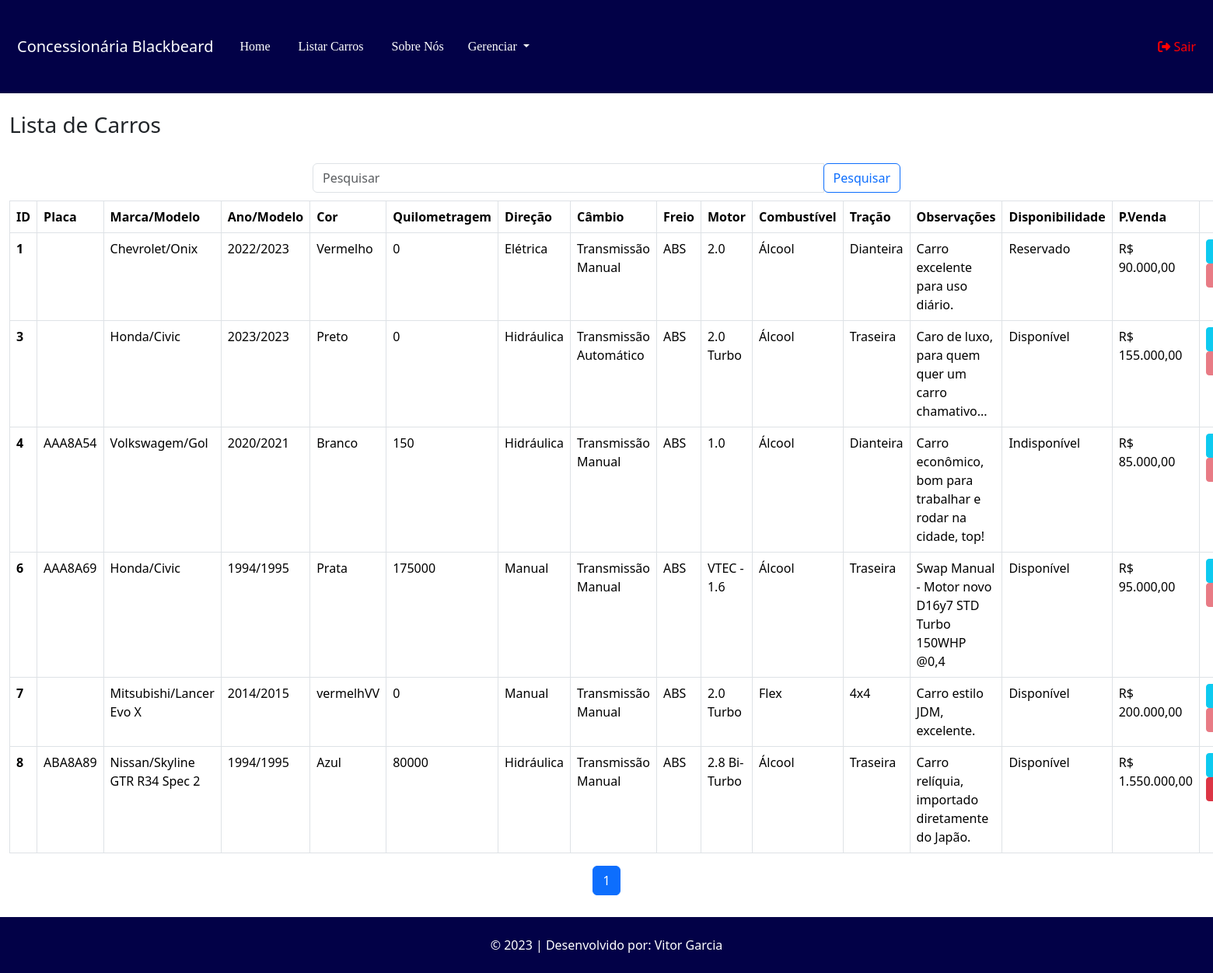
Page /carro/pesquisar (signed in) on the committed database.
### tables this page shows
CREATE TABLE `carro` (
  `id` int(11) NOT NULL,
  `id_modelo` int(11) NOT NULL,
  `ano_fabricacao` year(4) NOT NULL,
  `cor` varchar(50) NOT NULL,
  `preco_venda` decimal(10,2) NOT NULL,
  `quilometragem` int(11) NOT NULL,
  `modelo_direcao` varchar(50) NOT NULL,
  `modelo_transmissao` varchar(50) NOT NULL,
  `placa` varchar(12) NOT NULL,
  `observacoes` varchar(255) NOT NULL,
  `disponibilidade` varchar(50) NOT NULL,
  `tipo_freio` varchar(15) NOT NULL,
  `motor` varchar(15) NOT NULL,
  `tipo_combustivel` varchar(15) NOT NULL,
  `tipo_tracao` varchar(15) NOT NULL,
  `ano_modelo` year(4) NOT NULL
);

CREATE TABLE `marca` (
  `id` int(11) NOT NULL,
  `nome` varchar(100) NOT NULL
);

CREATE TABLE `modelo` (
  `id` int(11) NOT NULL,
  `nome` varchar(100) NOT NULL,
  `id_marca` int(11) NOT NULL
);

### App/Controllers/Controller.php (called while the page is built, shortened)
<?php
abstract class Controller
{
    private $viewVar;
    public function render($view)
    {
        $viewVar = $this->getViewVar();
        require_once PATH . '/App/Views/layouts/cabecalho.php';
        require_once PATH . '/App/Views/layouts/menu.php';
        require_once PATH . '/App/Views/' . $view . '.php';
        require_once PATH . '/App/Views/layouts/rodape.php';
    }
    public function getViewVar()
    {
        return $this->viewVar;
    }
    public function setViewParam($varName, $varValue)
    {
        if ($varName != "" && $varValue != "") {
            $this->viewVar[$varName] = $varValue;
        }
    }
}

### App/Controllers/CarroController.php (called while the page is built, shortened)
<?php
class CarroController extends Controller
{
    public function pesquisar()
    {
        $carroDAO = new CarroDAO();
        self::setViewParam('carro', $carroDAO->listarCarroPorCompra());
        $this->render('carro/pesquisar');
    }
}

### index.php (called while the page is built, shortened)
<?php
try {
    $app = new App();
    $app->run();
}catch (\Exception $e){
    $oError = new Erro($e);
    $oError->render();
}

### App/Models/DAO/BaseDAO.php (called while the page is built, shortened)
<?php
abstract class BaseDAO
{
    private $conexao;
    public function __construct()
    {
        $this->conexao = Conexao::getConnection();
    }
    public function select($sql)
    {
        if (!empty($sql)) {
            return $this->conexao->query($sql);
        }
    }
}

### App/Lib/Conexao.php (called while the page is built, shortened)
<?php
class Conexao
{
    private static $connection;
    public static function getConnection()
    {
        $pdoConfig = DB_DRIVER . ":" . "host=" . DB_HOST . ";";
        $pdoConfig .= "dbname=" . DB_NAME . ";";
        try {
            if (!isset(self::$connection)) {
                self::$connection = new PDO($pdoConfig, DB_USER, DB_PASSWORD);
                self::$connection->setAttribute(PDO::ATTR_ERRMODE, PDO::ERRMODE_EXCEPTION);
            }
            return self::$connection;
        } catch (PDOException $e) {
            throw new Exception("Erro de conexão com o banco de dados", 500);
        }
    }
}

### App/Models/DAO/CarroDAO.php (called while the page is built, shortened)
<?php
class CarroDAO extends BaseDAO{
    public function listarCarroPorCompra(){
        $resultado = $this->select(
            'SELECT c.*, IFNULL(compra.id, null) AS qtdCarroCompra
            FROM carro c
            LEFT JOIN compra ON c.id = compra.id_carro'
        );
        return $resultado->fetchAll(\PDO::FETCH_CLASS, Carro::class);
    }
}
?>

### App/Models/Entidades/Carro.php (called while the page is built, shortened)
<?php
class Carro{
     private $id;
     private $ano_fabricacao;
     private $ano_modelo;
     private $cor;
     private $preco_venda;
     private $quilometragem;
     private $modelo_direcao;
     private $modelo_transmissao;
     private $placa;
     private $observacoes;
     private $disponibilidade;
     private $tipo_freio;
     private $motor;
     private $tipo_combustivel;
     private $tipo_tracao;
     public function getId(){
          return $this->id;
     }
     function getAno_fabricacao(){
          return $this->ano_fabricacao;
     }
     function getAno_modelo(){
          return $this->ano_modelo;
     }
     public function getCor(){
          return $this->cor;
     }
     public function getPreco_venda(){
          return $this->preco_venda;
     }
     public function getQuilometragem(){
          return $this->quilometragem;
     }
     public function getModelo_direcao(){
          return $this->modelo_direcao;
     }
     public function getModelo_transmissao(){
          return $this->modelo_transmissao;
     }
     public function getPlaca(){
          return $this->placa;
     }
     public function getObservacoes(){
          return $this->observacoes;
     }
     public function getDisponibilidade(){
          return $this->disponibilidade;
     }
     public function getTipo_freio(){
          return $this->tipo_freio;
     }
     public function getMotor(){
          return $this->motor;
     }
     public function getTipo_combustivel(){
          return $this->tipo_combustivel;
     }
     public function getTipo_tracao(){
          return $this->tipo_tracao;
     }
     private $id_modelo;
     public function getId_modelo(){
          return $this->id_modelo;
     }
     private $qtdCarroCompra;
     public function getQtdCarroCompra(){
         return $this->qtdCarroCompra;
     }
}
?>

### App/Models/DAO/ModeloDAO.php (called while the page is built, shortened)
<?php
class ModeloDAO extends BaseDAO{
    public function listar($id = null){
        if($id){
            $resultado = $this->select(
                "SELECT * FROM modelo WHERE id = $id"
            );
            return $resultado->fetchObject(Modelo::class);
        } else {
            $resultado = $this->select(
                'SELECT * FROM modelo'
            );
            return $resultado->fetchAll(\PDO::FETCH_CLASS, Modelo::class);
        }
        return false;
    }
}
?>

### App/Models/Entidades/Modelo.php (called while the page is built, shortened)
<?php
class Modelo{
     private $nome;
     private $id_marca;
     public function getNome(){
          return $this->nome;
     }
   function getId_marca(){
        return $this->id_marca;
   }
}
?>

### App/Models/DAO/MarcaDAO.php (called while the page is built, shortened)
<?php
class MarcaDAO extends BaseDAO{
    public function listar($id = null){
        if($id){
            $resultado = $this->select(
                "SELECT * FROM marca WHERE id = $id"
            );
            return $resultado->fetchObject(Marca::class);
        } else {
            $resultado = $this->select(
                'SELECT * FROM marca'
            );
            return $resultado->fetchAll(\PDO::FETCH_CLASS, Marca::class);
        }
        return false;
    }
}
?>

### App/Models/Entidades/Marca.php (called while the page is built, shortened)
<?php
class Marca{
     private $nome;
   function getNome(){
        return $this->nome;
   }
}
?>

### App/Views/carro/pesquisar.php (the view, shortened to what this page needs)
<?php
$carrosPorPagina = 10;
$paginaAtual = isset($_GET['page']) ? intval($_GET['page']) : 1;
$pesquisa = isset($_GET['pesquisa']) ? $_GET['pesquisa'] : '';
if (isset($_SESSION['login'])) {
?>
  <div class="container-fluid container2">
    <br>
    <h3>Lista de Carros</h3>
    <br>
    <div class="row centralizar">
      <div class="col-md-6">
        <form class="form-inline" action="" method="GET">
          <div class="input-group">
            <input type="text" class="form-control" name="pesquisa" placeholder="Pesquisar">
            <div class="input-group-append">
              <button class="btn btn-outline-primary" type="submit">Pesquisar</button>
            </div>
          </div>
        </form>
      </div>
    </div>
    <table class="table table-hover table-bordered">
      <thead>
        <tr>
          <th scope="col">ID</th>
          <th scope="col">Placa</th>
          <th scope="col">Marca/Modelo</th>
          <th scope="col">Ano/Modelo</th>
          <th scope="col">Cor</th>
          <th scope="col">Quilometragem</th>
          <th scope="col">Direção</th>
          <th scope="col">Câmbio</th>
          <th scope="col">Freio</th>
          <th scope="col">Motor</th>
          <th scope="col">Combustível</th>
          <th scope="col">Tração</th>
          <th scope="col">Observações</th>
          <th scope="col">Disponibilidade</th>
          <th scope="col">P.Venda</th>
          <th scope="col"></th>
        </tr>
      </thead>
      <tbody>
        <?php
        $carrosFiltrados = [];
        if (empty($pesquisa)) {
          $carrosFiltrados = $viewVar['carro'];
        }
        if (empty($carrosFiltrados)) { ?>
          <tr>
            <td colspan="16">
              <div class="alert alert-info" role="alert">Nenhum carro encontrado!</div>
            </td>
          </tr>
          <?php } else {
          foreach ($carrosFiltrados as $index => $carro) {
            $modeloDAO = new ModeloDAO();
            $modelo = $modeloDAO->listar($carro->getId_modelo());
            $marcaDAO = new MarcaDAO();
            $marca = $marcaDAO->listar($modelo->getId_marca());
          ?>
            <tr>
              <th scope="row"><?php echo $carro->getId(); ?></th>
              <td><?php echo $carro->getPlaca(); ?></td>
              <td><?php echo $marca->getNome() . "/" . $modelo->getNome(); ?></td>
              <td><?php echo $carro->getAno_fabricacao() . "/" . $carro->getAno_modelo(); ?></td>
              <td><?php echo $carro->getCor(); ?></td>
              <td><?php echo $carro->getQuilometragem(); ?></td>
              <td><?php echo $carro->getModelo_direcao(); ?></td>
              <td><?php echo $carro->getModelo_transmissao(); ?></td>
              <td><?php echo $carro->getTipo_freio(); ?></td>
              <td><?php echo $carro->getMotor(); ?></td>
              <td><?php echo $carro->getTipo_combustivel(); ?></td>
              <td><?php echo $carro->getTipo_tracao(); ?></td>
              <td><?php echo $carro->getObservacoes(); ?></td>
              <td><?php echo $carro->getDisponibilidade(); ?></td>
              <td><?php echo "R$ " . number_format($carro->getPreco_venda(), 2, ',', '.'); ?></td>
              <td>
                <a href="http://<?php echo APP_HOST; ?>/carro/edicao/<?php echo $carro->getId(); ?>" class="btn btn-info btn-sm">Editar</a>
                <?php if($carro->getQtdCarroCompra() != 0){ ?>
                                <span class="d-inline-block" tabindex="0" data-toggle="tooltip" title="Não é possível excluir Carro que possui Compra vinculada!">
                                    <a class="btn btn-danger btn-sm disabled">Excluir</a>
                                </span>
                                <?php }else{ ?>
                                    <a href="http://<?php echo APP_HOST; ?>/carro/exclusao/<?php echo $carro->getId(); ?>" class="btn btn-danger btn-sm">Excluir</a>
                                <?php } ?>
              </td>
            </tr>
        <?php
          }
        }
        ?>
      </tbody>
    </table>
    <nav aria-label="Page navigation">
      <ul class="pagination centralizar">
        <?php
        $totalCarros = count($carrosFiltrados);
        $totalPaginas = ceil($totalCarros / $carrosPorPagina);
        for ($i = 1; $i <= $totalPaginas; $i++) {
          $activeClass = ($i === $paginaAtual) ? 'active' : '';
          echo "<li class='page-item $activeClass'><a class='page-link' href='?page=$i'>$i</a></li>";
        }
        ?>
      </ul>
    </nav>
  </div>
<?php
}
?>

### App/Views/carro/pesquisar.php (style rules this page uses)
.container2 { margin-bottom: 100px; }
.centralizar { justify-content: center; margin-bottom: 10px; }

### rows in the picture
carro: id "1", marca.nome "Chevrolet", id_modelo.nome "Onix", ano_fabricacao "2022", ano_modelo "2023", cor "Vermelho", quilometragem "0", modelo_direcao "Elétrica", modelo_transmissao "Transmissão Manual", tipo_freio "ABS", motor "2.0", tipo_combustivel "Álcool", tipo_tracao "Dianteira", observacoes "Carro excelente para uso diário.", disponibilidade "Reservado", preco_venda "90.000,00"
carro: id "3", marca.nome "Honda", id_modelo.nome "Civic", ano_fabricacao "2023", ano_modelo "2023", cor "Preto", quilometragem "0", modelo_direcao "Hidráulica", modelo_transmissao "Transmissão Automático", tipo_freio "ABS", motor "2.0 Turbo", tipo_combustivel "Álcool", tipo_tracao "Traseira", observacoes "Caro de luxo, para quem quer um carro chamativo...", disponibilidade "Disponível", preco_venda "155.000,00"
carro: id "4", placa "AAA8A54", marca.nome "Volkswagem", id_modelo.nome "Gol", ano_fabricacao "2020", ano_modelo "2021", cor "Branco", quilometragem "150", modelo_direcao "Hidráulica", modelo_transmissao "Transmissão Manual", tipo_freio "ABS", motor "1.0", tipo_combustivel "Álcool", tipo_tracao "Dianteira", observacoes "Carro econômico, bom para trabalhar e rodar na cidade, top!", disponibilidade "Indisponível", preco_venda "85.000,00"
carro: id "6", placa "AAA8A69", marca.nome "Honda", id_modelo.nome "Civic", ano_fabricacao "1994", ano_modelo "1995", cor "Prata", quilometragem "175000", modelo_direcao "Manual", modelo_transmissao "Transmissão Manual", tipo_freio "ABS", motor "VTEC - 1.6", tipo_combustivel "Álcool", tipo_tracao "Traseira", observacoes "Swap Manual - Motor novo D16y7 STD Turbo 150WHP @0,4", disponibilidade "Disponível", preco_venda "95.000,00"
carro: id "7", marca.nome "Mitsubishi", id_modelo.nome "Lancer Evo X", ano_fabricacao "2014", ano_modelo "2015", cor "vermelhVV", quilometragem "0", modelo_direcao "Manual", modelo_transmissao "Transmissão Manual", tipo_freio "ABS", motor "2.0 Turbo", tipo_combustivel "Flex", tipo_tracao "4x4", observacoes "Carro estilo JDM, excelente.", disponibilidade "Disponível", preco_venda "200.000,00"
carro: id "8", placa "ABA8A89", marca.nome "Nissan", id_modelo.nome "Skyline GTR R34 Spec 2", ano_fabricacao "1994", ano_modelo "1995", cor "Azul", quilometragem "80000", modelo_direcao "Hidráulica", modelo_transmissao "Transmissão Manual", tipo_freio "ABS", motor "2.8 Bi-Turbo", tipo_combustivel "Álcool", tipo_tracao "Traseira", observacoes "Carro relíquia, importado diretamente do Japão.", disponibilidade "Disponível", preco_venda "1.550.000,00"
